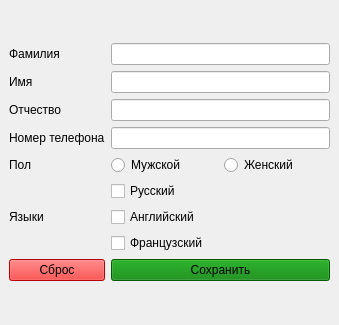
<?xml version="1.0" encoding="UTF-8"?>
<ui version="4.0">
 <class>MainWindow</class>
 <widget class="QMainWindow" name="MainWindow">
  <property name="geometry">
   <rect>
    <x>0</x>
    <y>0</y>
    <width>339</width>
    <height>325</height>
   </rect>
  </property>
  <widget class="QWidget" name="centralwidget">
   <layout class="QGridLayout" name="gridLayout_2">
    <item row="0" column="0">
     <layout class="QGridLayout" name="gridLayout">
      <item row="0" column="0">
       <widget class="QLabel" name="label">
        <property name="text">
         <string>Фамилия</string>
        </property>
       </widget>
      </item>
      <item row="0" column="1">
       <widget class="QLineEdit" name="surnameEdit"/>
      </item>
      <item row="1" column="0">
       <widget class="QLabel" name="label_2">
        <property name="text">
         <string>Имя</string>
        </property>
       </widget>
      </item>
      <item row="1" column="1">
       <widget class="QLineEdit" name="nameEdit"/>
      </item>
      <item row="2" column="0">
       <widget class="QLabel" name="label_3">
        <property name="text">
         <string>Отчество</string>
        </property>
       </widget>
      </item>
      <item row="2" column="1">
       <widget class="QLineEdit" name="patronymicEdit"/>
      </item>
      <item row="3" column="0">
       <widget class="QLabel" name="label_4">
        <property name="text">
         <string>Номер телефона</string>
        </property>
       </widget>
      </item>
      <item row="3" column="1">
       <widget class="QLineEdit" name="phoneEdit"/>
      </item>
      <item row="4" column="0">
       <widget class="QLabel" name="label_5">
        <property name="text">
         <string>Пол</string>
        </property>
       </widget>
      </item>
      <item row="4" column="1">
       <layout class="QHBoxLayout" name="_2">
        <item>
         <widget class="QRadioButton" name="radioMale">
          <property name="text">
           <string>Мужской</string>
          </property>
         </widget>
        </item>
        <item>
         <widget class="QRadioButton" name="radioFemale">
          <property name="text">
           <string>Женский</string>
          </property>
         </widget>
        </item>
       </layout>
      </item>
      <item row="5" column="0">
       <widget class="QLabel" name="label_6">
        <property name="text">
         <string>Языки</string>
        </property>
       </widget>
      </item>
      <item row="5" column="1">
       <layout class="QVBoxLayout" name="_3">
        <item>
         <widget class="QCheckBox" name="checkRussian">
          <property name="text">
           <string>Русский</string>
          </property>
         </widget>
        </item>
        <item>
         <widget class="QCheckBox" name="checkEnglish">
          <property name="text">
           <string>Английский</string>
          </property>
         </widget>
        </item>
        <item>
         <widget class="QCheckBox" name="checkFrench">
          <property name="text">
           <string>Французский</string>
          </property>
         </widget>
        </item>
       </layout>
      </item>
      <item row="6" column="0">
       <widget class="QPushButton" name="resetButton">
        <property name="styleSheet">
         <string>background-color: red;</string>
        </property>
        <property name="text">
         <string>Сброс</string>
        </property>
       </widget>
      </item>
      <item row="6" column="1">
       <widget class="QPushButton" name="saveButton">
        <property name="styleSheet">
         <string>background-color: green;</string>
        </property>
        <property name="text">
         <string>Сохранить</string>
        </property>
       </widget>
      </item>
     </layout>
    </item>
   </layout>
  </widget>
 </widget>
 <resources/>
 <connections/>
</ui>
